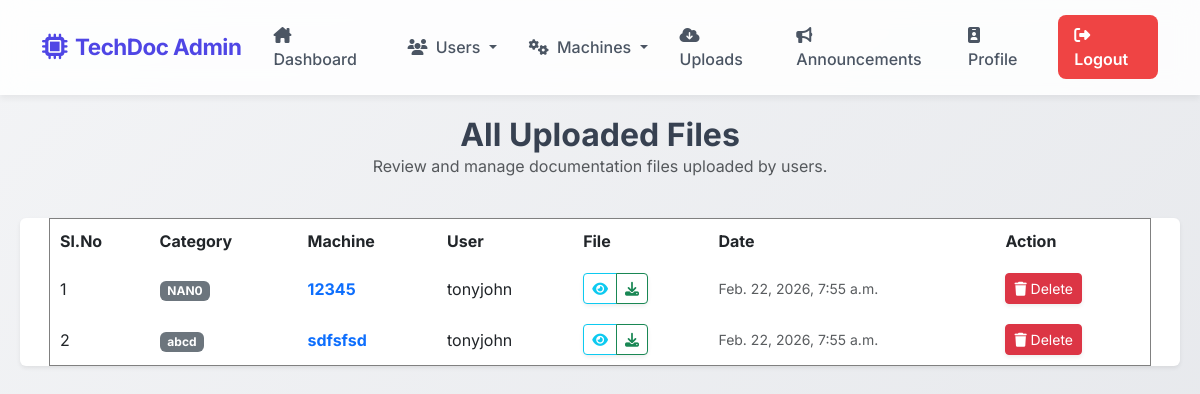
Before: /wadmin/uploads/ (signed in) with the older database file.
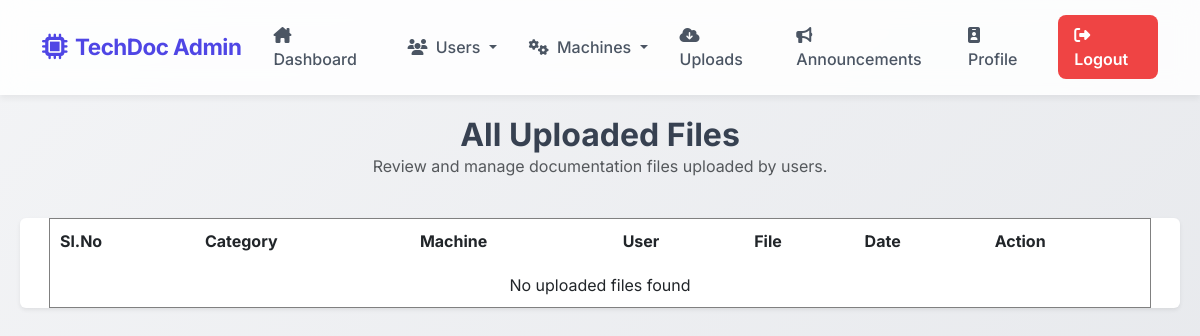
After: the same page with the newer database file.
### user/models.py (models this page shows, shortened)
class UserMachineFile(models.Model):
    user = models.ForeignKey(User, on_delete=models.CASCADE)
    machine = models.ForeignKey(Machine, on_delete=models.CASCADE)
    file = models.FileField(upload_to='UserMachineFiles/')
    upload_date = models.DateTimeField(auto_now_add=True)
    class Meta:
        db_table = "tbl_machine_file"

### wadmin/models.py (models this page shows)
class Machine(models.Model):
    category = models.ForeignKey('MachineCategory', on_delete=models.CASCADE)
    machine_name = models.CharField(max_length=100)
    description = models.TextField()
    image = models.FileField(upload_to='MachineImage/', null=True, blank=True)
    spare_manual = models.FileField(upload_to='MachineManuals/', null=True, blank=True)
    software_file = models.FileField(upload_to='MachineSoftware/', null=True, blank=True)
    class Meta:
        db_table = 'tbl_machine'

class MachineCategory(models.Model):
    category_name = models.CharField(max_length=100)
    class Meta:
        db_table = 'tbl_machine_category'

### guest/models.py (models this page shows)
class User(models.Model):
    name = models.CharField(max_length=50)
    contact = models.CharField(max_length=50)
    employeid = models.CharField(max_length=50)
    email = models.EmailField(unique=True, null=True)
    gender = models.CharField(max_length=50)
    photo = models.FileField(upload_to='UserPhoto/')
    password = models.CharField(max_length=50, unique=True)
    status = models.CharField(max_length=20, default='pending')
    class Meta:
        db_table = 'tbl_user'

### wadmin/views.py (the view)
# urls.py: path("uploads/", views.view_uploaded_files, name="view_uploaded_files"),
def view_uploaded_files(request):
    if not request.session.get("aid"):
        return redirect("wadmin:login")
    files = (
        UserMachineFile.objects
        .select_related("machine", "machine__category", "user")
        .order_by("-upload_date")
    )
    context = {
        "files": files
    }
    return render(request, "admin/ViewUploads.html", context)

### wadmin/Templates/admin/ViewUploads.html (shortened to what this page needs)
{% include 'admin/Header.html' %}
<div class="row justify-content-center mb-4">
    <div class="col-12 text-center">
        <h2 class="fw-bold mb-0">All Uploaded Files</h2>
        <p class="text-muted">Review and manage documentation files uploaded by users.</p>
    </div>
</div>
<div class="card shadow-sm border-0 mb-5">
    <div class="card-body p-0 table-responsive">
        <table class="table table-custom table-hover m-0 w-100 text-center align-middle">
            <table border="1" align="center" cellpadding="10" width="95%">
                <tr>
                    <th>Sl.No</th>
                    <th>Category</th>
                    <th>Machine</th>
                    <th>User</th>
                    <th>File</th>
                    <th>Date</th>
                    <th>Action</th>
                </tr>
                {% for f in files %}
                <tr>
                    <td>{{forloop.counter}}</td>
                    <td><span class="badge bg-secondary">{{f.machine.category.category_name}}</span></td>
                    <td class="fw-bold text-primary">{{f.machine.machine_name}}</td>
                    <td>{{f.user.name}}</td>
                    <td>
                        <div class="btn-group shadow-sm">
                            <a href="{{f.file.url}}" target="_blank" class="btn btn-sm btn-outline-info"><i
                                    class="fa-solid fa-eye"></i></a>
                            <a href="{{f.file.url}}" download class="btn btn-sm btn-outline-success"><i
                                    class="fa-solid fa-download"></i></a>
                        </div>
                    </td>
                    <td class="text-muted small">{{f.upload_date}}</td>
                    <td>
                        <button class="btn btn-sm btn-danger shadow-sm" onclick="showDeleteBox({{f.id}})"><i
                                class="fa-solid fa-trash"></i> Delete</button>
                    </td>
                </tr>
                {% empty %}
                <tr>
                    <td colspan="7" align="center">No uploaded files found</td>
                </tr>
                {% endfor %}
            </table>
    </div>
</div>
</div>
</body>
</html>

### wadmin/Templates/admin/Header.html (shortened to what this page needs)
<!DOCTYPE html>
<html lang="en">
<head>
    <link href="https://cdn.jsdelivr.net/npm/bootstrap@5.3.2/dist/css/bootstrap.min.css" rel="stylesheet">
    <link rel="stylesheet" href="https://cdnjs.cloudflare.com/ajax/libs/font-awesome/6.4.2/css/all.min.css">
</head>
<body>
    <nav class="navbar navbar-expand-lg fixed-top">
        <div class="container">
            <a class="navbar-brand" href="{% url 'wadmin:Home' %}">
                <i class="fa-solid fa-microchip"></i> TechDoc Admin
            </a>
            <div class="collapse navbar-collapse justify-content-end" id="navbarNav">
                <ul class="navbar-nav align-items-center">
                    <li class="nav-item">
                        <a class="nav-link" href="{% url 'wadmin:Home' %}"><i
                                class="fa-solid fa-house-chimney me-1"></i> Dashboard</a>
                    </li>
                    <li class="nav-item dropdown">
                        <a class="nav-link dropdown-toggle" href="#" role="button" data-bs-toggle="dropdown">
                            <i class="fa-solid fa-users me-1"></i> Users
                        </a>
                    </li>
                    <li class="nav-item dropdown">
                        <a class="nav-link dropdown-toggle" href="#" role="button" data-bs-toggle="dropdown">
                            <i class="fa-solid fa-gears me-1"></i> Machines
                        </a>
                    </li>
                    <li class="nav-item">
                        <a class="nav-link" href="{% url 'wadmin:view_uploaded_files' %}"><i
                                class="fa-solid fa-cloud-arrow-down me-1"></i> Uploads</a>
                    </li>
                    <li class="nav-item">
                        <a class="nav-link" href="{% url 'wadmin:announcement' %}"><i
                                class="fa-solid fa-bullhorn me-1"></i> Announcements</a>
                    </li>
                    <li class="nav-item">
                        <a class="nav-link" href="{% url 'wadmin:myprofile' %}"><i
                                class="fa-solid fa-id-badge me-1"></i> Profile</a>
                    </li>
                    <li class="nav-item">
                        <a class="nav-link nav-logout" href="{% url 'guest:login' %}"><i
                                class="fa-solid fa-right-from-bracket"></i> Logout</a>
                    </li>
                </ul>
            </div>
        </div>
    </nav>
    <div class="admin-container">

### wadmin/Templates/admin/Header.html (style rules this page uses)
:root { --primary-color: #4f46e5; --secondary-color: #10b981; --dark-bg: #111827; --card-bg: rgba(255, 255, 255, 0.95); }
body { font-family: 'Inter', sans-serif; background: linear-gradient(135deg, #f3f4f6 0%, #e5e7eb 100%); min-height: 100vh; color: #374151; overflow-x: hidden; padding-top: 76px; }
.navbar { background: rgba(255, 255, 255, 0.85); backdrop-filter: blur(12px); -webkit-backdrop-filter: blur(12px); border-bottom: 1px solid rgba(255, 255, 255, 0.3); box-shadow: 0 4px 6px rgba(0, 0, 0, 0.05); padding: 15px 0; transition: all 0.3s ease; }
.navbar-brand { font-weight: 700; color: var(--primary-color) !important; font-size: 1.4rem; letter-spacing: -0.5px; display: flex; align-items: center; gap: 8px; }
.navbar-brand i { font-size: 1.6rem; }
.nav-link { font-weight: 500; color: #4b5563 !important; padding: 8px 16px !important; border-radius: 8px; transition: all 0.3s ease; position: relative; }
.admin-container { max-width: 1200px; margin: 0 auto; padding: 40px 20px; animation: slideUp 0.6s ease-out; }
.table-custom { background: white; border-radius: 12px; overflow: hidden; box-shadow: 0 4px 6px rgba(0, 0, 0, 0.05); }
.nav-logout { background: #ef4444; color: white !important; border-radius: 8px; padding: 8px 16px !important; font-weight: 600; transition: all 0.3s ease; margin-left: 10px; }

Changed rows visible on the page:
removed UserMachineFile: machine.category.category_name "NAN0", machine.machine_name "12345", user.name "tonyjohn", upload_date "Feb. 22, 2026, 7:55 a.m."
removed UserMachineFile: machine.category.category_name "abcd", machine.machine_name "sdfsfsd", user.name "tonyjohn", upload_date "Feb. 22, 2026, 7:55 a.m."
Other visible differences:
text now shown: "No uploaded files found"
